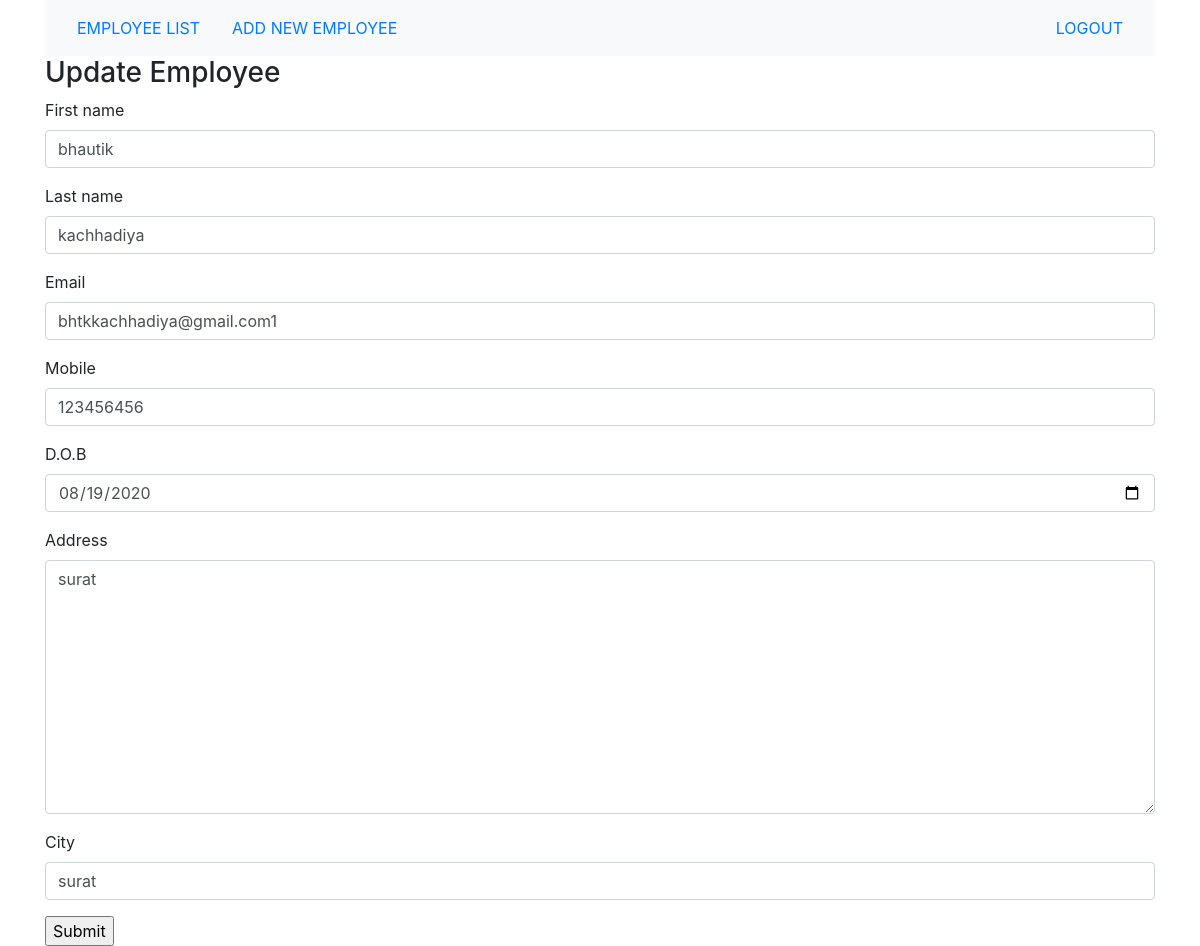
The app's page /manager_app/update_employee/4/ (signed in) with its own data.
### manager_app/models.py (models this page shows, shortened)
class Employee(models.Model):
    first_name = models.CharField(max_length=50)
    last_name = models.CharField(max_length=50)
    email = models.EmailField(unique=True,max_length=254)
    mobile_regex = RegexValidator(regex = r'^\+?1?\d{9,15}$',message="Phone number must be entered in the formet: '+999999999999'.up to 15 digits allowed.")
    mobile = models.CharField(
        validators=[mobile_regex], max_length=17, blank=True, unique = True)
    dob = models.DateField()
    address = models.TextField()
    city = models.CharField(max_length=50)

### manager_app/views.py (the view)
# urls.py: url(r'^update_employee/(?P<pk>\d+)/$',views.EmployeeUpdate.as_view(),name= 'update_employee'),
class EmployeeUpdate(UpdateView,LoginRequiredMixin):
    try:
        login_url = 'manager_app:login'
        model = models.Employee
        template_name = 'update_employee.html'
        fields = ('first_name', 'last_name', 'email',
                'mobile', 'dob', 'address', 'city')
        def get_form(self, form_class=forms.EmployeeForm):
            form = super(EmployeeUpdate,self).get_form(forms.EmployeeForm)
            form.fields['dob'].widget.attrs.update({'class' : 'datepicker'})
            return form
    except Exception:
        print('Exception Occurs in Employee Update Feature')

### manager_app/forms.py
class EmployeeForm(forms.ModelForm):
    class Meta():
        fields = ('first_name', 'last_name', 'email',
                  'mobile', 'dob', 'address','city')
        model = models.Employee
        labels = {
            'dob' : ('D.O.B')
        }
        widgets = {
            'dob': DateInput(attrs={'type' : 'date'})
        }

### manager_app/templates/update_employee.html (shortened to what this page needs)
{%include 'base.html'%}
{% load bootstrap3%}
{% if user.is_authenticated %}
<div class="container">
    <h3>Update Employee</h3>
    <form method="POST">
        {% bootstrap_form form %}
        <input type="submit">
    </form>
</div>
{% else  %}
<h2>Please Login or SignUp To Explore More.</h2>
{%endif%}

### records on screen
Employee: first_name "bhautik", last_name "kachhadiya", email "bhtkkachhadiya@gmail.com1", mobile "123456456", dob "08/19/2020", address "surat", city "surat"
